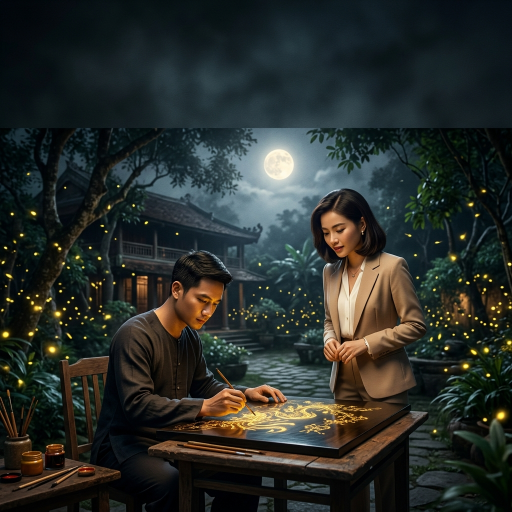
#> input picture scratch/base_3920.png, 1024 x 1024 px, found by its file name (shown at 1/2 size)
$ python remake_three_covers_v2.py
#> lines starting #> are read from the running program, lines starting #| are printed output that depends on the picture
### cover_overlay_standard.py
#!/usr/bin/env python3
# -*- coding: utf-8 -*-
"""
cover_overlay_standard.py — Standard Cover Overlay Engine for doctieuthuyet.com
=================================================================================
Tạo ảnh bìa theo phong cách Card Hiện Đại giống Fanqie/TikTok:
- Không viền, tràn viền hoàn toàn (Full-bleed).
- Gradient tối mờ ở đỉnh và đáy để hiển thị text rõ nét.
- Tiêu đề tự động xuống dòng (2-3 dòng), căn giữa, màu sắc tương phản cao (White, Red, Yellow).
- Đổ bóng chữ (Drop Shadow) và stroke đen cực dày để tạo độ nổi bật.
- Không có số chương hay biểu tượng con mắt/đồng hồ (WordPress theme tự render).
"""

import os
import sys
import argparse
import textwrap
from PIL import Image, ImageDraw, ImageFont, ImageFilter

CANVAS_SIZE = 2000

# ─── COLOR PALETTE ────────────────────────────────────────────────────────────
LINE_COLORS = [
    (255, 255, 255, 255),  # White
    (255, 40, 60, 255),    # Red
    (255, 210, 0, 255),    # Yellow
]

FONT_PATHS_BOLD = [
    "/System/Library/Fonts/Supplemental/Arial Bold.ttf",
    "/Library/Fonts/Arial Bold.ttf",
    "/System/Library/Fonts/HelveticaNeue.ttc",
    "/System/Library/Fonts/SFNS.ttf",
]

def load_bold_font(size):
    for p in FONT_PATHS_BOLD:
        if os.path.exists(p):
            try:
                return ImageFont.truetype(p, size=size)
            except Exception:
                continue
    return ImageFont.load_default()

def _text_width(font, text):
    bbox = font.getbbox(text)
    return bbox[2] - bbox[0]

def _text_height(font, text):
    bbox = font.getbbox(text)
    return bbox[3] - bbox[1]

# ─── SMART TITLE WRAP ────────────────────────────────────────────────────────
# [46 lines left out: functions smart_wrap_title, _wrap_n_lines, not called in this run]

# ─── GRADIENT OVERLAYS ────────────────────────────────────────────────────────
def apply_vertical_gradient(img: Image.Image, start_y: int, end_y: int, start_alpha: int, end_alpha: int) -> Image.Image:
    """Áp dụng lớp phủ gradient đen từ mờ sang trong suốt (hoặc ngược lại)"""
    gradient = Image.new("RGBA", (CANVAS_SIZE, CANVAS_SIZE), (0, 0, 0, 0))
    draw = ImageDraw.Draw(gradient)

    y_min = min(start_y, end_y)
    y_max = max(start_y, end_y)
    height = y_max - y_min

    for y in range(y_min, y_max):
        if start_y < end_y:
            t = (y - y_min) / height
        else:
            t = (y_max - y) / height

        alpha = int(start_alpha + (end_alpha - start_alpha) * t)
        draw.rectangle([(0, y), (CANVAS_SIZE, y + 1)], fill=(0, 0, 0, alpha))

    return Image.alpha_composite(img, gradient)

# ─── TEXT RENDERING WITH SHADOW & COLOR BLOCKS ─────────────────────────────────
def draw_card_titles_with_shadow(img: Image.Image, lines, font_obj, start_y, line_spacing, stroke_width=12) -> Image.Image:
    # Bản đồ màu cho từng dòng:
    if len(lines) == 2:
        colors_map = [LINE_COLORS[0], LINE_COLORS[2]] # Dòng 1: Trắng, Dòng 2: Vàng
    elif len(lines) == 1:
        colors_map = [LINE_COLORS[0]] # Dòng 1: Trắng
    else:
        # 3 dòng hoặc hơn: Trắng, Đỏ, Vàng
        colors_map = [LINE_COLORS[i % len(LINE_COLORS)] for i in range(len(lines))]

    # 1. Vẽ bóng đổ mờ cực đẹp
    shadow_layer = Image.new("RGBA", (CANVAS_SIZE, CANVAS_SIZE), (0, 0, 0, 0))
    sd = ImageDraw.Draw(shadow_layer)

    for i, line in enumerate(lines):
        txt = line.upper()
        w = _text_width(font_obj, txt)
        x = (CANVAS_SIZE - w) // 2
        y = start_y + i * line_spacing

        # Stroke đen bóng mờ
        for off in range(stroke_width * 2, 0, -2):
            a = int(220 * (1 - off / (stroke_width * 2)))
            sd.text((x + 6, y + 10), txt, font=font_obj,
                    fill=(0, 0, 0, a), stroke_width=off, stroke_fill=(0, 0, 0, a))

    shadow_layer = shadow_layer.filter(ImageFilter.GaussianBlur(radius=8))
    img = Image.alpha_composite(img, shadow_layer)

    # 2. Vẽ chữ thật có viền sắc nét
    d = ImageDraw.Draw(img)
    for i, line in enumerate(lines):
        txt = line.upper()
        w = _text_width(font_obj, txt)
        x = (CANVAS_SIZE - w) // 2
        y = start_y + i * line_spacing
        color = colors_map[i]

        d.text((x, y), txt, font=font_obj, fill=color,
               stroke_width=stroke_width, stroke_fill=(0, 0, 0, 255))

    return img

def _autofit_font_multiline(text_lines, start_size, max_width, min_size=100):
    size = start_size
    while size >= min_size:
        f = load_bold_font(size)
        fits = all(_text_width(f, ln.upper()) <= max_width for ln in text_lines)
        if fits:
            return f, size
        size -= 4
    return load_bold_font(min_size), min_size

# ─── MAIN FUNCTION ────────────────────────────────────────────────────────────
def apply_standard_overlay(
    input_path: str,
    output_path: str,
    title: str,
    subtitle: str = "",
    bottom_label: str = "TIỂU THUYẾT VIỆT NAM", # Ignored backward compatibility
    position: str = "top",
) -> bool:
    if not os.path.exists(input_path):
        print(f"❌ Input not found: {input_path}")
        return False

    print(f"🎨 Loading base image: {input_path}")
    img = Image.open(input_path).convert("RGBA")
    img = img.resize((CANVAS_SIZE, CANVAS_SIZE), Image.Resampling.LANCZOS)

    # 1. Gradient mờ tối ở Đỉnh (Top) và Đáy (Bottom) tùy theo vị trí text
    print(f"🌑 Applying premium gradient shadows for position: {position}...")
    if position == "bottom":
        img = apply_vertical_gradient(img, start_y=2000, end_y=1250, start_alpha=220, end_alpha=0)
        img = apply_vertical_gradient(img, start_y=0, end_y=300, start_alpha=80, end_alpha=0)
    else:
        img = apply_vertical_gradient(img, start_y=0, end_y=750, start_alpha=200, end_alpha=0)
        img = apply_vertical_gradient(img, start_y=2000, end_y=1700, start_alpha=80, end_alpha=0)

    # 2. Xuống dòng tự động thông minh
    if "\\n" in title:
        title_lines = title.split("\\n")
    elif "\n" in title:
        title_lines = title.split("\n")
    else:
        title_lines = smart_wrap_title(title)

    print(f"📐 Title wrapped to {len(title_lines)} lines: {title_lines}")

    # 3. Fit cỡ chữ tiêu đề
    title_max_w = 1680
    font_title, title_size = _autofit_font_multiline(
        title_lines, start_size=175, max_width=title_max_w, min_size=85
    )
    title_line_h = int(title_size * 1.15)
    print(f"📐 Chosen Title Font Size: {title_size}px")

    # Tính toán vị trí Y của tiêu đề
    total_height = (len(title_lines) - 1) * title_line_h + title_size
    if position == "bottom":
        start_y = 1800 - total_height
    else:
        start_y = 145

    # 4. Vẽ tiêu đề màu sắc rực rỡ dạng Card
    img = draw_card_titles_with_shadow(
        img, title_lines, font_title,
        start_y=start_y, line_spacing=title_line_h, stroke_width=12
    )

    # 5. Phụ đề phụ (nếu có) vẽ rất nhẹ nhàng ở dưới (hoặc trên nếu ở bottom)
    if subtitle:
        sub_lines = subtitle.split("\\n") if "\\n" in subtitle else subtitle.split("\n")
        font_sub = load_bold_font(42)

        if position == "bottom":
            sub_y = start_y - len(sub_lines) * 50 - 20
        else:
            sub_y = start_y + total_height + 20

        # Thêm bóng đổ mờ cho phụ đề
        shadow_layer = Image.new("RGBA", (CANVAS_SIZE, CANVAS_SIZE), (0, 0, 0, 0))
        sd = ImageDraw.Draw(shadow_layer)
        for i, sl in enumerate(sub_lines):
            w = _text_width(font_sub, sl)
            x = (CANVAS_SIZE - w) // 2
            y = sub_y + i * 50
            sd.text((x + 3, y + 4), sl, font=font_sub, fill=(0, 0, 0, 180), stroke_width=3, stroke_fill=(0, 0, 0, 180))
        shadow_layer = shadow_layer.filter(ImageFilter.GaussianBlur(radius=4))
        img = Image.alpha_composite(img, shadow_layer)

        d = ImageDraw.Draw(img)
        for i, sl in enumerate(sub_lines):
            w = _text_width(font_sub, sl)
            x = (CANVAS_SIZE - w) // 2
            y = sub_y + i * 50
            d.text((x, y), sl, font=font_sub, fill=(255, 255, 255, 220), stroke_width=3, stroke_fill=(0, 0, 0, 255))

    # Lưu ảnh dạng chất lượng cao
    out = img.convert("RGB")
    out.save(output_path, "PNG", quality=95)
    print(f"✅ Premium Standard Cover Saved successfully: {output_path}")
    return True

# ─── CLI ──────────────────────────────────────────────────────────────────────
# [22 lines that do not run on import are left out]

### scratch/remake_three_covers_v2.py
import sys
import os
import requests
import ftplib
import time

sys.path.append("/Users/aaronnguyen/TN/App/doctieuthuyet")
from cover_overlay_standard import apply_standard_overlay

FTP_HOST = "51.79.53.190"
FTP_USER = "alotoinghe"
FTP_PASS = "Nghia234!"
WP_URL = "https://doctieuthuyet.com"

# Configuration for the three novels with manual 3-line ngắt dòng titles
NOVELS_CFG = {
    3920: {
        "title": "NGHỆ NHÂN SƠN MÀI\nBỊ KHINH RẺ\nĐÈ BẸP TRANH GIẢ",
        "subtitle": "Bản hùng ca sảng văn của Trịnh Hoàng Yến & Trần Hoài Nam",
        "local_base": "scratch/base_3920.png",
        "output_filename": "cover_card_3920.png"
    },
    3930: {
        "title": "NGHỆ NHÂN CACAO\nBỊ HÔN THÊ ĐUỔI\nSOCOLA TRĂM TỶ",
        "subtitle": "Bản hùng ca sảng văn của Nguyễn Minh Thư & Trịnh Gia Bách",
        "local_base": "scratch/base_3930.png",
        "output_filename": "cover_card_3930.png"
    },
    3940: {
        "title": "BÁC SĨ ĐÔNG Y\nBỊ ĐUỔI KHỎI VIỆN\nMŨI KIM THẦN Y",
        "subtitle": "Bản hùng ca sảng văn của Trịnh Khánh Vy & Nguyễn Lâm Phong",
        "local_base": "scratch/base_3940.png",
        "output_filename": "cover_card_3940.png"
    }
}

def upload_ftp_file(local_path, remote_dir, remote_filename):
    print(f"📤 Uploading: {local_path} -> FTP://{remote_dir}/{remote_filename}...")
    ftp = ftplib.FTP(FTP_HOST, timeout=30)
    ftp.login(FTP_USER, FTP_PASS)
    ftp.cwd(remote_dir)
    with open(local_path, "rb") as f:
        ftp.storbinary(f"STOR {remote_filename}", f)
    ftp.quit()
    print("✓ Upload complete.")

def main():
    print("=" * 75)
    print("🚀 STARTING AUTOMATED REMAKE V2 OF 3 STORY COVERS FROM AI SCRATCH BASE IMAGES")
    print("=" * 75)

    # 1. Process each cover image locally
    for post_id, cfg in NOVELS_CFG.items():
        print("\n" + "-" * 50)
        print(f"📦 Processing Post ID {post_id}:")

        local_base = cfg["local_base"]
        local_overlaid = f"scratch/overlaid_{post_id}.png"

        if not os.path.exists(local_base):
            print(f"❌ Error: Local base cover {local_base} not found!")
            continue

        # Run cover overlay standard engine
        print("🎨 Generating overlay using standard layout with 3-line bold title...")
        ok = apply_standard_overlay(
            input_path=local_base,
            output_path=local_overlaid,
            title=cfg["title"],
            subtitle=cfg["subtitle"],
            position="top"
        )
#> in apply_vertical_gradient, `gradient = Image.new("RGBA", (CANVAS_SIZE, CANVAS_SIZE), (0, 0, 0, 0))`: gradient: PIL image 2000x2000 RGBA; every value is 0
#> in apply_vertical_gradient, `return Image.alpha_composite(img, gradient)`:
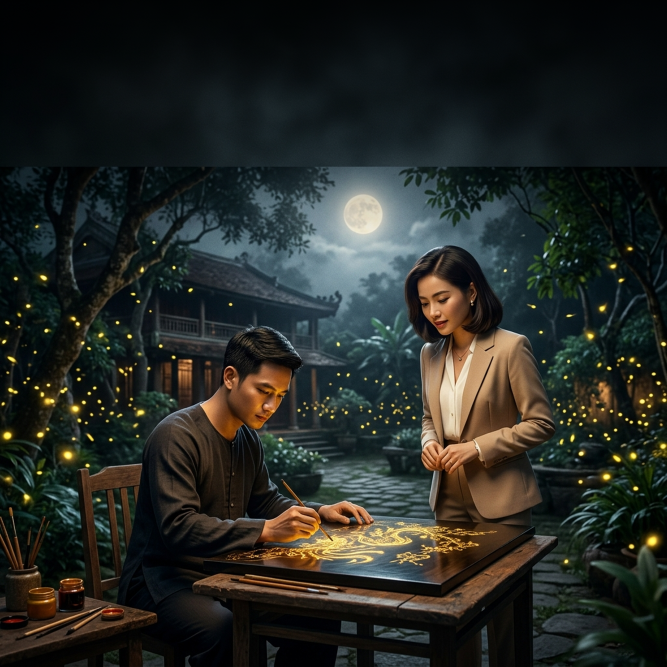
#> returned value: PIL image 2000x2000 RGBA (shown at 1/3 size); mean R, G, B, A 38.1, 41, 36.8, 255
#> in draw_card_titles_with_shadow, `shadow_layer = shadow_layer.filter(ImageFilter.GaussianBlur(radius=8))`:
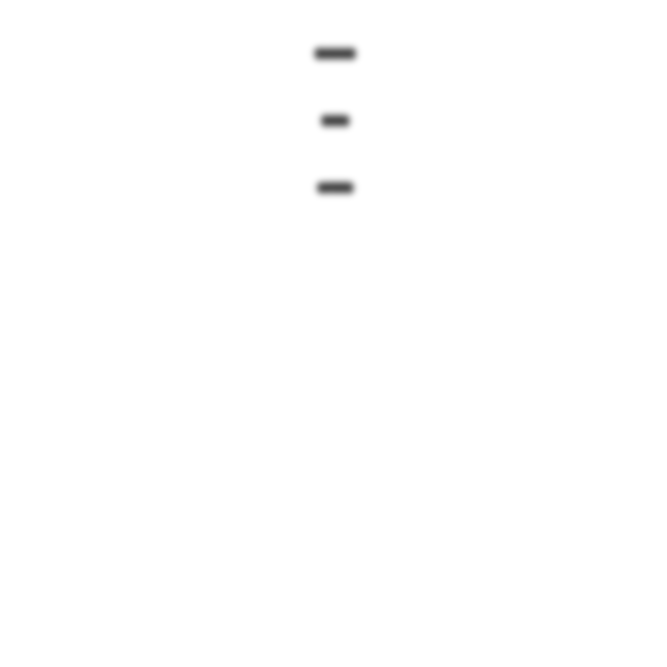
#> shadow_layer: PIL image 2000x2000 RGBA (shown at 1/3 size); mean R, G, B, A 0, 0, 0, 0.5; transparent parts drawn white
#> the loop in draw_card_titles_with_shadow, `for i, line in enumerate(lines):` made 3 passes
#> (w, x) on passes 1 to 3: (99, 950), (59, 970), (82, 959)
#> the loop in apply_standard_overlay, `for i, sl in enumerate(sub_lines):` made 1 pass
#> (w, x) on pass 1: (281, 859)

        if not ok:
            print(f"❌ Failed to apply standard title overlay for post {post_id}!")
            continue

        # Upload overlaid PNG to FTP
        try:
            upload_ftp_file(local_overlaid, "wp-content/uploads", cfg["output_filename"])
        except Exception as e:
            print(f"❌ FTP Upload Error for overlaid cover {post_id}: {e}")
            continue
#> pass 2 of the loop in main, `for post_id, cfg in NOVELS_CFG.items():`:
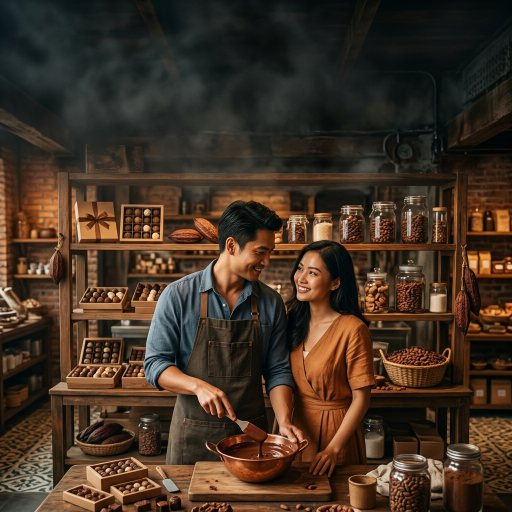
#> input picture scratch/base_3930.png, 1024 x 1024 px, found by its file name (shown at 1/2 size)
#> in apply_vertical_gradient (call 4), `return Image.alpha_composite(img, gradient)`:
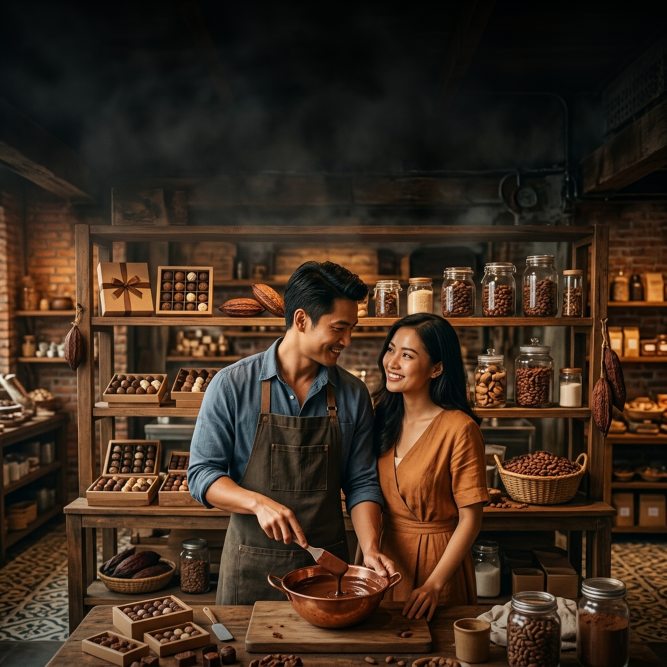
#> returned value: PIL image 2000x2000 RGBA (shown at 1/3 size); mean R, G, B, A 60.5, 44, 30.6, 255
#> in draw_card_titles_with_shadow (call 2), `shadow_layer = shadow_layer.filter(ImageFilter.GaussianBlur(radius=8))`:
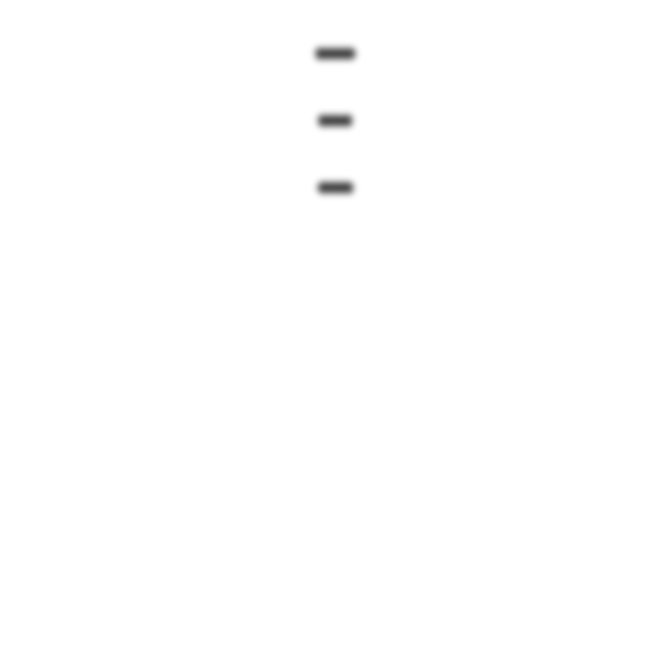
#> shadow_layer: PIL image 2000x2000 RGBA (shown at 1/3 size); mean R, G, B, A 0, 0, 0, 0.5; transparent parts drawn white
#> the loop in draw_card_titles_with_shadow (call 2), `for i, line in enumerate(lines):` made 3 passes
#> (w, x) on passes 1 to 3: (94, 953), (77, 961), (80, 960)
#> the loop in apply_standard_overlay (call 2), `for i, sl in enumerate(sub_lines):` made 1 pass
#> (w, x) on pass 1: (287, 856)
#> pass 3 of the loop in main, `for post_id, cfg in NOVELS_CFG.items():`:
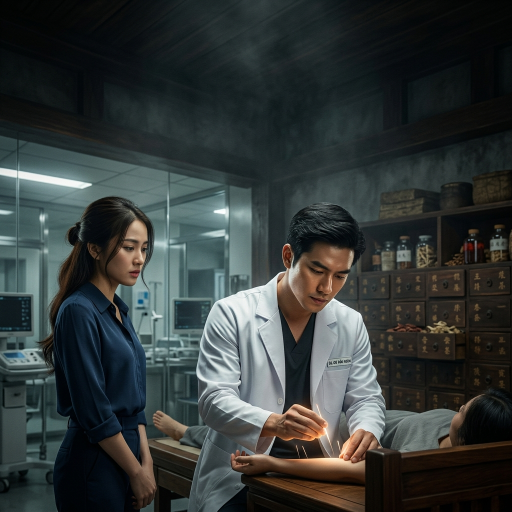
#> input picture scratch/base_3940.png, 1024 x 1024 px, found by its file name (shown at 1/2 size)
#> in apply_vertical_gradient (call 5), `return Image.alpha_composite(img, gradient)`:
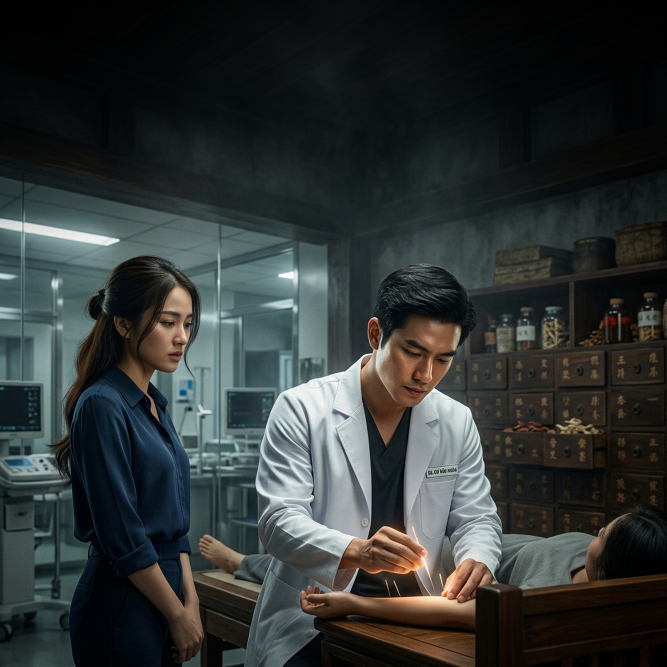
#> returned value: PIL image 2000x2000 RGBA (shown at 1/3 size); mean R, G, B, A 48.7, 53.5, 52.3, 255
#> in draw_card_titles_with_shadow (call 3), `shadow_layer = shadow_layer.filter(ImageFilter.GaussianBlur(radius=8))`:
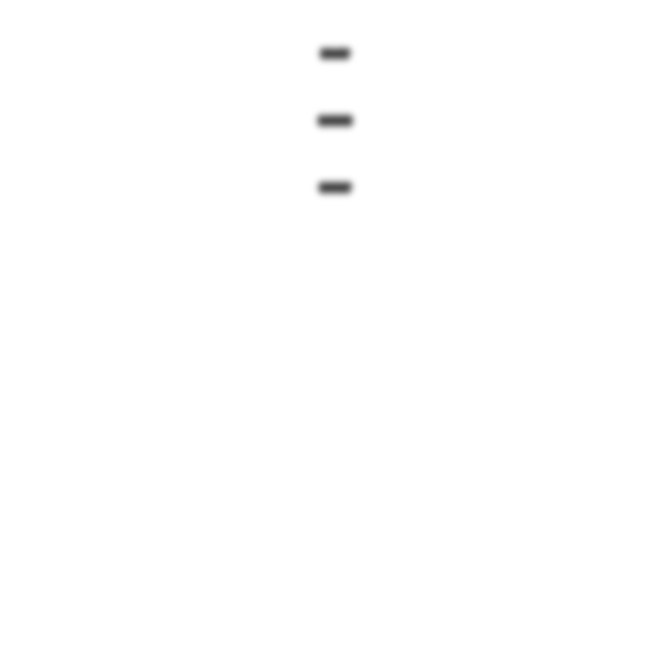
#> shadow_layer: PIL image 2000x2000 RGBA (shown at 1/3 size); mean R, G, B, A 0, 0, 0, 0.5; transparent parts drawn white
#> the loop in draw_card_titles_with_shadow (call 3), `for i, line in enumerate(lines):` made 3 passes
#> (w, x) on passes 1 to 3: (67, 966), (81, 959), (75, 962)
#> the loop in apply_standard_overlay (call 3), `for i, sl in enumerate(sub_lines):` made 1 pass
#> (w, x) on pass 1: (299, 850)

    # 2. Write temp_update_cover.php helper content
    php_content = """<?php
/**
 * Temporary Cover Update Script - V2
 * Security: Uses secret token zen_cover_update_2026
 */
ini_set('display_errors', 1);
error_reporting(E_ALL);
header('Content-Type: application/json');

if (!isset($_GET['token']) || $_GET['token'] !== 'zen_cover_update_2026') {
    http_response_code(403);
    echo json_encode(['error' => 'Unauthorized']);
    exit;
}

require_once('wp-load.php');
require_once(ABSPATH . 'wp-admin/includes/image.php');
require_once(ABSPATH . 'wp-admin/includes/file.php');
require_once(ABSPATH . 'wp-admin/includes/media.php');

$post_id = isset($_GET['post_id']) ? intval($_GET['post_id']) : 0;
$filename = isset($_GET['filename']) ? sanitize_file_name($_GET['filename']) : '';

if (!$post_id || empty($filename)) {
    echo json_encode(['error' => 'Missing parameter post_id or filename']);
    exit;
}

$filepath = ABSPATH . 'wp-content/uploads/' . $filename;
if (!file_exists($filepath)) {
    echo json_encode(['error' => 'File not found: ' . $filepath]);
    exit;
}

$file_array = [
    'name' => 'cover-' . $post_id . '-' . rand(100, 999) . '.png',
    'tmp_name' => $filepath
];

// Copy to a temp file because media_handle_sideload moves/deletes it
$tmp_copy = ABSPATH . 'wp-content/uploads/tmp_' . $filename;
if (!copy($filepath, $tmp_copy)) {
    echo json_encode(['error' => 'Failed to copy file to temp path']);
    exit;
}
$file_array['tmp_name'] = $tmp_copy;

// Set admin context
$admins = get_users(['role' => 'administrator', 'number' => 1]);
if (!empty($admins)) {
    wp_set_current_user($admins[0]->ID);
}

$attach_id = media_handle_sideload($file_array, $post_id);

if (!is_wp_error($attach_id)) {
    // Delete old thumbnail if exists
    $old_thumb_id = get_post_thumbnail_id($post_id);
    if ($old_thumb_id) {
        wp_delete_attachment($old_thumb_id, true);
    }

    set_post_thumbnail($post_id, $attach_id);

    if (function_exists('litespeed_purge_all')) {
        litespeed_purge_all();
    }

    @unlink($filepath);

    echo json_encode([
        'success' => true,
        'post_id' => $post_id,
        'attach_id' => $attach_id,
        'message' => 'Cover updated successfully!'
    ]);
} else {
    if (file_exists($tmp_copy)) @unlink($tmp_copy);
    echo json_encode([
        'success' => false,
        'error' => $attach_id->get_error_message()
    ]);
}
?>"""

    php_filename = "temp_update_cover.php"
    with open(php_filename, "w", encoding="utf-8") as f:
        f.write(php_content)

    # 3. Upload helper script via FTP
    print("\n📤 Uploading WordPress cover updater helper script...")
    try:
        ftp = ftplib.FTP(FTP_HOST, timeout=30)
        ftp.login(FTP_USER, FTP_PASS)
        with open(php_filename, "rb") as f:
            ftp.storbinary(f"STOR {php_filename}", f)
        ftp.quit()
        print("✓ Upload helper complete.")
    except Exception as e:
        print("❌ Failed to upload helper script via FTP:", e)
        if os.path.exists(php_filename):
            os.remove(php_filename)
        return

    # 4. Trigger cover update on WordPress for each novel
    for post_id, cfg in NOVELS_CFG.items():
        print("\n" + "=" * 50)
        print(f"🔗 Triggering WordPress cover update for Post ID {post_id}...")
        try:
            url = f"{WP_URL}/{php_filename}?token=zen_cover_update_2026&post_id={post_id}&filename={cfg['output_filename']}"
            res = requests.get(url, timeout=60)
            print(f"Response Status: {res.status_code}")
            try:
                print("Response JSON:", res.json())
            except:
                print("Raw Response:", res.text)
        except Exception as e:
            print(f"❌ Failed to trigger WordPress update for post {post_id}: {e}")

    # 5. Remote and Local Cleanups
    print("\n" + "=" * 50)
    print("🧹 Cleaning up remote helper script...")
    try:
        ftp = ftplib.FTP(FTP_HOST, timeout=30)
        ftp.login(FTP_USER, FTP_PASS)
        ftp.delete(php_filename)
        ftp.quit()
        print("✓ Remote helper script deleted.")
    except Exception as e:
        print("❌ Remote cleanup failed:", e)

    if os.path.exists(php_filename):
        os.remove(php_filename)
        print("✓ Local helper script deleted.")

    # Clean up local base/overlaid files
    print("🧹 Cleaning up local temporary cover files...")
    for post_id in NOVELS_CFG.keys():
        local_overlaid = f"scratch/overlaid_{post_id}.png"
        if os.path.exists(local_overlaid):
            os.remove(local_overlaid)
    print("✓ Local cleanup complete.")

    print("\n" + "=" * 75)
    print("🎉 COVERS AUTOMATED REMAKE PROCESS COMPLETED SUCCESSFULLY!")
    print("=" * 75)

if __name__ == "__main__":
    main()
